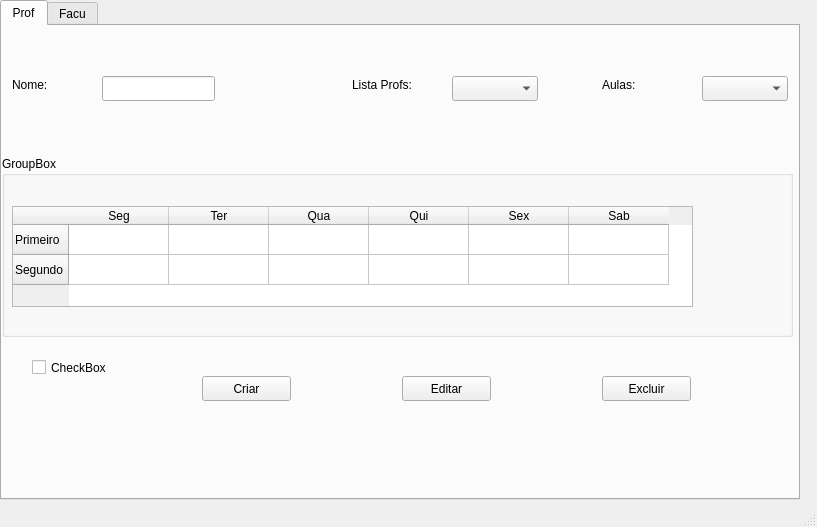
<?xml version="1.0" encoding="UTF-8"?>
<ui version="4.0">
 <class>MainWindow</class>
 <widget class="QMainWindow" name="MainWindow">
  <property name="windowModality">
   <enum>Qt::ApplicationModal</enum>
  </property>
  <property name="geometry">
   <rect>
    <x>0</x>
    <y>0</y>
    <width>817</width>
    <height>527</height>
   </rect>
  </property>
  <property name="windowTitle">
   <string>MainWindow</string>
  </property>
  <widget class="QWidget" name="centralWidget">
   <widget class="QTabWidget" name="tabWidget">
    <property name="geometry">
     <rect>
      <x>0</x>
      <y>0</y>
      <width>800</width>
      <height>500</height>
     </rect>
    </property>
    <property name="currentIndex">
     <number>0</number>
    </property>
    <widget class="QWidget" name="tab_2">
     <attribute name="title">
      <string>Prof</string>
     </attribute>
     <widget class="QGroupBox" name="groupBox_2">
      <property name="geometry">
       <rect>
        <x>0</x>
        <y>130</y>
        <width>791</width>
        <height>181</height>
       </rect>
      </property>
      <property name="title">
       <string>GroupBox</string>
      </property>
      <widget class="QTableWidget" name="tableWidget_Entrada">
       <property name="geometry">
        <rect>
         <x>10</x>
         <y>50</y>
         <width>681</width>
         <height>101</height>
        </rect>
       </property>
       <row>
        <property name="text">
         <string>Primeiro</string>
        </property>
       </row>
       <row>
        <property name="text">
         <string>Segundo</string>
        </property>
       </row>
       <column>
        <property name="text">
         <string>Seg</string>
        </property>
       </column>
       <column>
        <property name="text">
         <string>Ter</string>
        </property>
       </column>
       <column>
        <property name="text">
         <string>Qua</string>
        </property>
       </column>
       <column>
        <property name="text">
         <string>Qui</string>
        </property>
       </column>
       <column>
        <property name="text">
         <string>Sex</string>
        </property>
       </column>
       <column>
        <property name="text">
         <string>Sab</string>
        </property>
       </column>
       <item row="0" column="0">
        <property name="text">
         <string/>
        </property>
       </item>
      </widget>
     </widget>
     <widget class="QPushButton" name="pushButton_Criar">
      <property name="geometry">
       <rect>
        <x>200</x>
        <y>350</y>
        <width>89</width>
        <height>25</height>
       </rect>
      </property>
      <property name="text">
       <string>Criar</string>
      </property>
     </widget>
     <widget class="QPushButton" name="pushButton_Editar">
      <property name="geometry">
       <rect>
        <x>400</x>
        <y>350</y>
        <width>89</width>
        <height>25</height>
       </rect>
      </property>
      <property name="text">
       <string>Editar</string>
      </property>
     </widget>
     <widget class="QPushButton" name="pushButton_Excluir">
      <property name="geometry">
       <rect>
        <x>600</x>
        <y>350</y>
        <width>89</width>
        <height>25</height>
       </rect>
      </property>
      <property name="text">
       <string>Excluir</string>
      </property>
     </widget>
     <widget class="QLabel" name="label">
      <property name="geometry">
       <rect>
        <x>10</x>
        <y>50</y>
        <width>67</width>
        <height>17</height>
       </rect>
      </property>
      <property name="text">
       <string>Nome:</string>
      </property>
     </widget>
     <widget class="QComboBox" name="comboBox_Profs">
      <property name="geometry">
       <rect>
        <x>450</x>
        <y>50</y>
        <width>86</width>
        <height>25</height>
       </rect>
      </property>
     </widget>
     <widget class="QComboBox" name="comboBox_Aulas">
      <property name="geometry">
       <rect>
        <x>700</x>
        <y>50</y>
        <width>86</width>
        <height>25</height>
       </rect>
      </property>
     </widget>
     <widget class="QLineEdit" name="lineEdit_Nome">
      <property name="geometry">
       <rect>
        <x>100</x>
        <y>50</y>
        <width>113</width>
        <height>25</height>
       </rect>
      </property>
     </widget>
     <widget class="QLabel" name="label_2">
      <property name="geometry">
       <rect>
        <x>350</x>
        <y>50</y>
        <width>81</width>
        <height>17</height>
       </rect>
      </property>
      <property name="text">
       <string>Lista Profs: </string>
      </property>
     </widget>
     <widget class="QLabel" name="label_3">
      <property name="geometry">
       <rect>
        <x>600</x>
        <y>50</y>
        <width>67</width>
        <height>17</height>
       </rect>
      </property>
      <property name="text">
       <string>Aulas:</string>
      </property>
     </widget>
     <widget class="QCheckBox" name="checkBox">
      <property name="geometry">
       <rect>
        <x>30</x>
        <y>330</y>
        <width>92</width>
        <height>23</height>
       </rect>
      </property>
      <property name="text">
       <string>CheckBox</string>
      </property>
     </widget>
    </widget>
    <widget class="QWidget" name="tab">
     <attribute name="title">
      <string>Facu</string>
     </attribute>
     <widget class="QGroupBox" name="groupBox">
      <property name="geometry">
       <rect>
        <x>0</x>
        <y>130</y>
        <width>791</width>
        <height>181</height>
       </rect>
      </property>
      <property name="title">
       <string>GroupBox</string>
      </property>
      <widget class="QTableWidget" name="tableWidget_Saida">
       <property name="geometry">
        <rect>
         <x>10</x>
         <y>50</y>
         <width>681</width>
         <height>101</height>
        </rect>
       </property>
       <row>
        <property name="text">
         <string>Primeiro</string>
        </property>
       </row>
       <row>
        <property name="text">
         <string>Segundo</string>
        </property>
       </row>
       <column>
        <property name="text">
         <string>Seg</string>
        </property>
       </column>
       <column>
        <property name="text">
         <string>Ter</string>
        </property>
       </column>
       <column>
        <property name="text">
         <string>Qua</string>
        </property>
       </column>
       <column>
        <property name="text">
         <string>Qui</string>
        </property>
       </column>
       <column>
        <property name="text">
         <string>Sex</string>
        </property>
       </column>
       <column>
        <property name="text">
         <string>Sab</string>
        </property>
       </column>
       <item row="0" column="0">
        <property name="text">
         <string/>
        </property>
       </item>
      </widget>
     </widget>
     <widget class="QPushButton" name="pushButton_Preencher">
      <property name="geometry">
       <rect>
        <x>400</x>
        <y>350</y>
        <width>89</width>
        <height>25</height>
       </rect>
      </property>
      <property name="text">
       <string>Preencher</string>
      </property>
     </widget>
    </widget>
   </widget>
  </widget>
  <widget class="QStatusBar" name="statusBar"/>
 </widget>
 <layoutdefault spacing="6" margin="11"/>
 <resources/>
 <connections/>
</ui>
